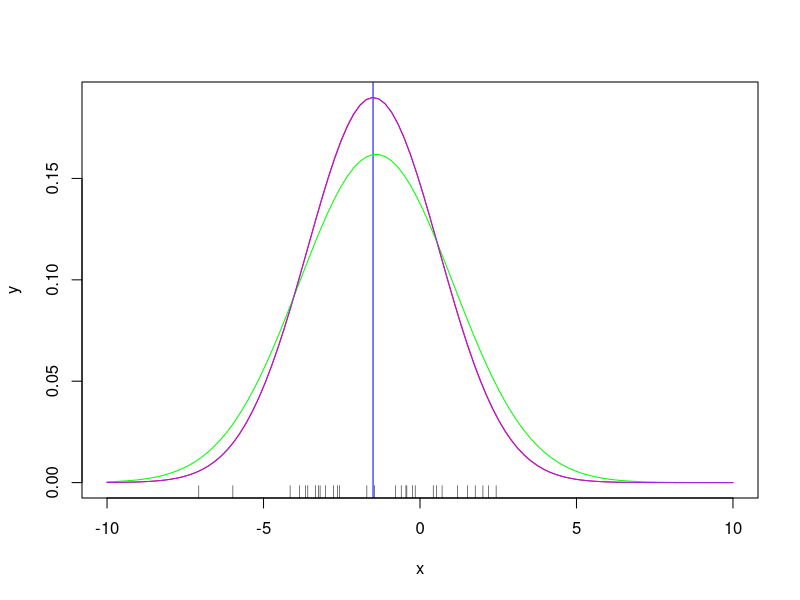
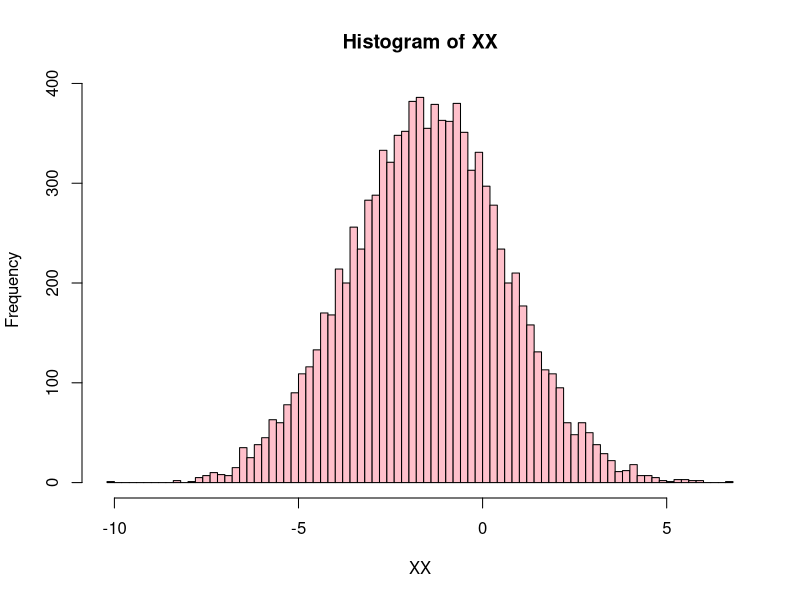
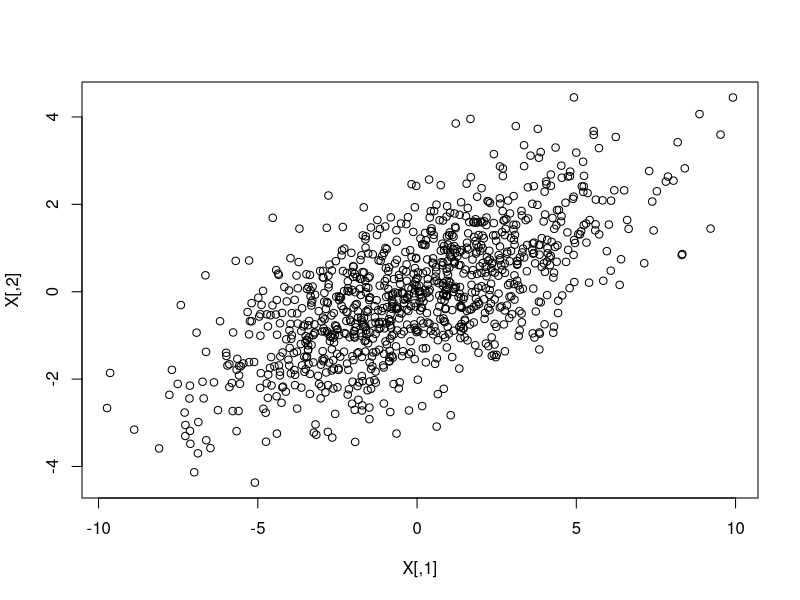
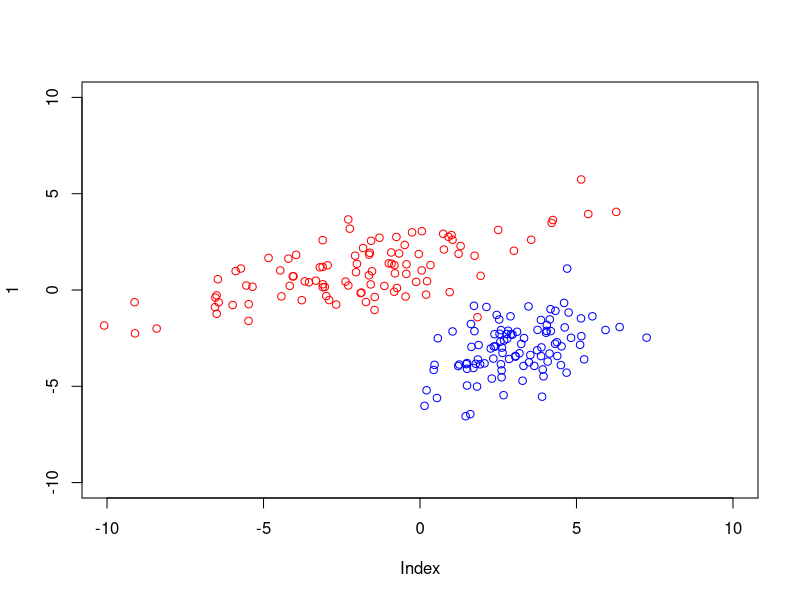

R code for these plots, in order: (Note: this script raises an error after producing the figures.)
# gerando dados (pra simulações) com distro gaussiana normal 
x = seq(-10,10, len=100)
y =  dnorm(x, mean=-1.5, sd = 2.1)

plot(x,y, col='red', type='lines')
abline(v=-1.5, col='blue')

X = rnorm(30,mean=-1.5, sd = 2.1)
rug(X, col='black')


muX = mean(X)
sdX = sd(X)

yAprendidoDosDados = dnorm(x, mean=muX, sd = sdX)
points(x, yAprendidoDosDados, col = 'green', type = 'lines')

# com muitos dados
XX = rnorm(10**(4), mean = -1.5, sd = 2.1)
muXX = mean(XX)
sdXX = sd(XX)
yAprendidoDosMuitodDados = dnorm(x, mean=muXX, sd = sdXX)
points(x, yAprendidoDosMuitodDados, col = 'purple', type = 'lines')

hist(XX, br = 100, col='pink')


library(MASS)
Sigma = matrix(c(10,3,3,2),2,2)
mu = c(2,2)
X = mvrnorm(n=1000,rep(0,2),Sigma)
plot(X)

muAprendido =  apply(X, 2, mean)
sdAprendido =  apply(X, 2, sd)


# simulando gaussiana 5D
# a verdade:
mu = c(10, 0.5, -200, 34.5, 0)
Sigma = matrix(c(2,0,0,0,0,    0,1,0,0,0,    0,0,150,0,0,    0,0,0,1,0,    0,0,0,0,10.1), nrow = 5, ncol = 5)

S = Sigma
S[1,4] = -1
S[4,1] = -1
S[3,5] = 2.3
S[5,3] = 2.3

A = mvrnorm(10**(2), mu, S)

# reconstruindo
muChapeu = apply(A, 2, mean)

round(cov(A),1) 
S

round(cov(A),1) - S 



# gerando duas nuvens A e B separadas

library(MASS)
plot(1, type = 'n', xlim = c(-10,10), ylim = c(-10,10))

Sigma = matrix(c(10,3,3,2),2,2)
muA = c(-2,1)
XA = mvrnorm(n=100,Sigma, mu = muA)
points(XA, col = 'red')


Sigma = matrix(c(5/2,1,1,5/2),2,2)
muB = c(3,-3)
XB = mvrnorm(n=100,mu = muB, Sigma)
points(XB, col = 'blue')

linear_separation(muA,muB)

linear_separation <- function(c1,c2, draw_centroids = FALSE){
  p1 = list(x = c1[1],y = c1[2])
  p2 = list(x = c2[1],y = c2[2])
  pm = list(x = (p1$x + p2$x)/2, y = (p1$y + p2$y)/2)
  
  if(draw_centroids){
    points(x = p1$x, y = p1$y, col = 'red')
    points(x = p2$x, y = p2$y, col = 'blue')
    points(x = pm$x, y = pm$y, col = 'purple')
  }
  
  # abline(a = (p1$y - ((p2$y - p1$y)/(p2$x - p1$x))*p1$x), b = ( (p2$y - p1$y)/(p2$x - p1$x) ), col = 'purple')
  
  abline(a = pm$y +  ( (p2$x - p1$x)/(p2$y - p1$y) )*pm$x , b = -(p2$x - p1$x)/(p2$y - p1$y), col = 'purple'  )
}

linear_separation(muA,muB)

